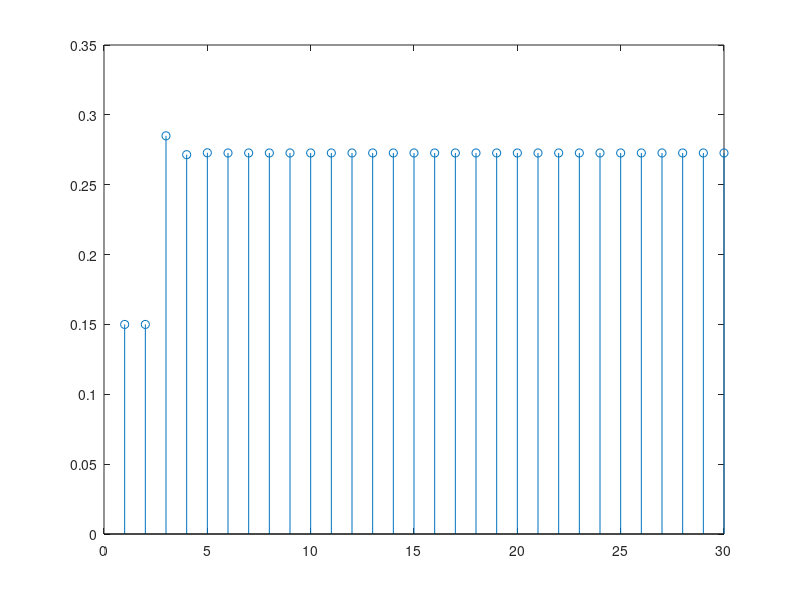

MATLAB code to generate this figure: (Note: this script raises an error after producing the figure.)
%% Ex1a
T = [0.7 0.8; 0.3 0.2];
v = [1 0]';

prob = T^2 * v
prob(1)

%% Ex1b
T = [0.7 0.8 ; 0.3 0.2];
v = [0 1]';

prob = T^2 * v;
prob(1)

%% Ex1c
T = [0.7 0.8 ; 0.3 0.2];
v = [1 0]';

prob = T^29 * v;
prob(1)

%% Ex1d
T = [0.7 0.3 ; 0.8 0.2];
v = [0.85 0.15];
classes = 30;
res = zeros(1, classes);
res(1) = 0.15;

for i = 2 : classes
    res(i) = v(2);
    v = v * T;
end

stem(res)

%% Ex2abc
T = [1/3 1/4 0
     1/3 11/20 1/2
     1/3 1/5 1/2];
v = [0.5 0.25 0.25]';
res = T^29 * v;
res = res.*90;
res = round(res, 0)

%% Ex2d
T = [1/3 1/4 0
     1/3 11/20 1/2
     1/3 1/5 1/2];
v = [1/3 1/3 1/3]';
res = T^29 * v;
res = res.*90;
res = round(res, 0)

%% Ex3
T = rand(20);
T = T ./ sum(T);

v = zeros(20, 1);
v(1) = 1;
tr = [2 5 10 100];
res = zeros(1, 4);

for i = 1 : length(tr)
    prob = T^tr(i) * v;
    res(i) = prob(20);
end

fprintf("%.5f%% \n", res*100);

%% Ex4
p = 0.4; q = 0.6;
T = [p^2 0 0 q^2
     (1-p)^2 0 0 q*(1-q)
     p*(1-p) 0 0 q*(1-q)
     p*(1-p) 1 1 (1-q)^2];
v = zeros(4,1);
v(1) = 1;
tr = [5 10 100 200];
res = zeros(4, 4);
for i = 1 : length(tr)
    for j = 1 : 4
        prob = T^tr(i) * v;
        res(i, j) = prob(i);
    end
end

res

%% Ex5ab
T = [0.7 0.2 0.3
     0.2 0.3 0.3
     0.1 0.5 0.4];
v = [1; 0; 0];
